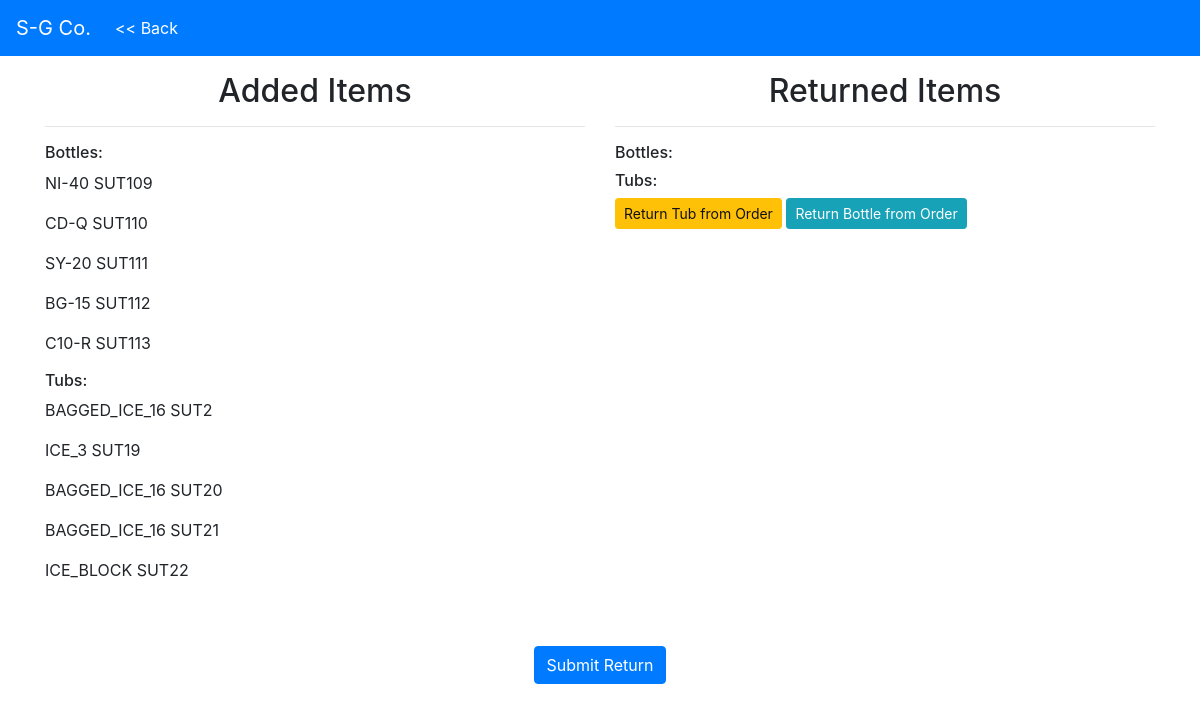
The page /warehouse/orders/35/return/ on the database its author committed.
### inventory/models.py (models this page shows, shortened)
class Bottle(models.Model):
    TRUCK = 'TK'
    CUSTOMER = 'CS'
    DOCKED_EMPTY = 'DE'
    DOCKED_FULL = 'DF'
    RETEST = 'RT'
    STATUS_CHOICES = (
        (TRUCK, 'On Truck'),
        (CUSTOMER, 'Customer Site'),
        (DOCKED_FULL, 'Docked Full'),
        (DOCKED_EMPTY, 'Docked Empty'),
        (RETEST, 'Retest'),
    )
    ACETYLENE = 'AC'
    ARGON = 'AR'
    BEER_GAS = 'BG'
    CARBON_DIOXIDE = 'CD'
    GUINNESS_GAS = 'GS'
    HELIUM = 'HE'
    MIX_C2 = 'C2'
    MIX_C10 = 'C10'
    MIX_C25 = 'C25'
    NITROGEN = 'NI'
    OXYGEN = 'OX'
    STARGON = 'ST'
    SYPHON = 'SY'
    FILL_CHOICES = (
        (ACETYLENE, 'Acetylene'),
        (ARGON, 'Argon'),
        (BEER_GAS, 'Beer Gas'),
        (CARBON_DIOXIDE, 'Carbon Dioxide'),
        (GUINNESS_GAS, 'Guinness Gas'),
        (HELIUM, 'Helium'),
        (MIX_C2, 'Mix C2'),
        (MIX_C10, 'Mix C10'),
        (MIX_C25, 'Mix C25'),
        (NITROGEN, 'Nitrogen'),
        (OXYGEN, 'Oxygen'),
        (STARGON, 'Stargon'),
        (SYPHON, 'Syphon'),
    )
    SIZE_CHOICES = (
        ('T', 'T'),
        ('K', 'K'),
        ('S', 'S'),
        ('D', 'D'),
        ('Q', 'Q'),
        ('R', 'R'),
        ('50', '50'),
        ('40', '40'),
        ('20', '20'),
        ('15', '15'),
        ('10', '10'),
        ('5', '5'),
        ('2.5', '2.5'),
    )
    status = models.CharField(max_length=2, choices=STATUS_CHOICES, default=DOCKED_FULL)
    fill = models.CharField(max_length=3, choices=FILL_CHOICES)
    size = models.CharField(max_length=3, choices=SIZE_CHOICES, default='T')
    barcode = models.CharField(max_length=15, unique=True)
    serial_number = models.CharField(max_length=15, unique=True, primary_key=True)
    emp_init = models.CharField(max_length=3)
    order = models.ForeignKey(Order, null=True, blank=False, on_delete=models.CASCADE)

class Tub(models.Model):
    TRUCK = 'TK'
    CUSTOMER = 'CS'
    DOCKED_EMPTY = 'DE'
    DOCKED_FULL = 'DF'
    STATUS_CHOICES = (
        (TRUCK, 'On Truck'),
        (CUSTOMER, 'Customer Site'),
        (DOCKED_FULL, 'Docked Full'),
        (DOCKED_EMPTY, 'Docked Empty'),
    )
    ICE_3 = 'ICE_3'
    ICE_16 = 'ICE_16'
    ICE_BLOCK = 'ICE_BLOCK'
    BAGGED_ICE_16 = 'BAGGED_ICE_16'
    BAGGED_ICE_3 = 'BAGGED_ICE_3'
    FILL_CHOICES = (
        (ICE_3, '3 Mill'),
        (ICE_16, '16 Mill'),
        (ICE_BLOCK, 'Ice Block'),
        (BAGGED_ICE_3, '3 Mill Bagged'),
        (BAGGED_ICE_16, '16 Mill Bagged'),
    )
    status = models.CharField(max_length=2, choices=STATUS_CHOICES, default=DOCKED_EMPTY)
    fill = models.CharField(max_length=13, choices=FILL_CHOICES, default=ICE_3)
    barcode = models.CharField(max_length=15, unique=True)
    serial_number = models.CharField(max_length=15, unique=True, primary_key=True)
    emp_init = models.CharField(max_length=3)
    order = models.ForeignKey(Order, null=True, blank=False, on_delete=models.CASCADE)

### warehouse/views.py (the view)
# urls.py: url(r'^orders/(?P<order_num>[0-9]+)/return/$', views.return_order, name='order_return'),
def return_order(request, order_num):
    order = Order.objects.get(order_number=order_num)
    added_bottles = Bottle.objects.filter(order_id=order_num, status='CS')
    added_tubs = Tub.objects.filter(order_id=order_num, status='CS')
    returned_bottles = Bottle.objects.filter(order=order, status='DE')
    returned_tubs = Tub.objects.filter(order=order, status='DE')
    order_number = order.order_number
    context = {
        'order': order,
        'added_bottles': added_bottles,
        'added_tubs': added_tubs,
        'order_num': order_number,
        'returned_tubs': returned_tubs,
        'returned_bottles': returned_bottles
    }
    return render(request, 'warehouse/return-order.html', context)

### templates/warehouse/return-order.html (shortened to what this page needs)
{% extends 'warehouse/base.html' %}
{% block back_link %}{% url 'warehouse:orders' %}{% endblock %}
{% block body %}
<div class="container">
  <div class="row mt-3">
    <div class="col-6">
      <h2 class="text-center">Added Items</h2>
      <hr>
      <h6>Bottles:</h6>
      {% for bottle in added_bottles %}
        <p>{{ bottle.fill }}-{{ bottle.size }} {{ bottle.barcode }}</p>
      {% endfor %}
      <h6>Tubs:</h6>
      {% for tub in added_tubs %}
          <p>{{ tub.fill }} {{ tub.barcode }}</p>
      {% endfor %}
    </div>
    <div class="col-6">
      <h2 class="text-center">Returned Items</h2>
      <hr>
      <h6>Bottles:</h6>
      <h6>Tubs:</h6>
      <a id="tubmodalopen" data-toggle='modal' data-target='#returntubmodal' href="{% url 'warehouse:return_order_tub' order_num %}" class="btn btn-sm btn-warning">Return Tub from Order</a>
      <a id="bottlemodalopen" data-toggle='modal' data-target='#returnbottlemodal' href="{% url 'warehouse:return_order_bottle' order_num %}" class="btn btn-sm btn-info">Return Bottle from Order</a>
    </div>
  </div>
  <div class="row justify-content-center mt-5">
    <div class="col text-center">
      <a href="{% url 'warehouse:orders' %}" class="btn btn-primary">Submit Return</a>
    </div>
  </div>
</div>
{% endblock %}

### rows shown on the page
Bottle: fill "NI", size "40", barcode "SUT109"
Bottle: fill "CD", size "Q", barcode "SUT110"
Bottle: fill "SY", size "20", barcode "SUT111"
Bottle: fill "BG", size "15", barcode "SUT112"
Bottle: fill "C10", size "R", barcode "SUT113"
Tub: fill "BAGGED_ICE_16", barcode "SUT2"
Tub: fill "ICE_3", barcode "SUT19"
Tub: fill "BAGGED_ICE_16", barcode "SUT20"
Tub: fill "BAGGED_ICE_16", barcode "SUT21"
Tub: fill "ICE_BLOCK", barcode "SUT22"
